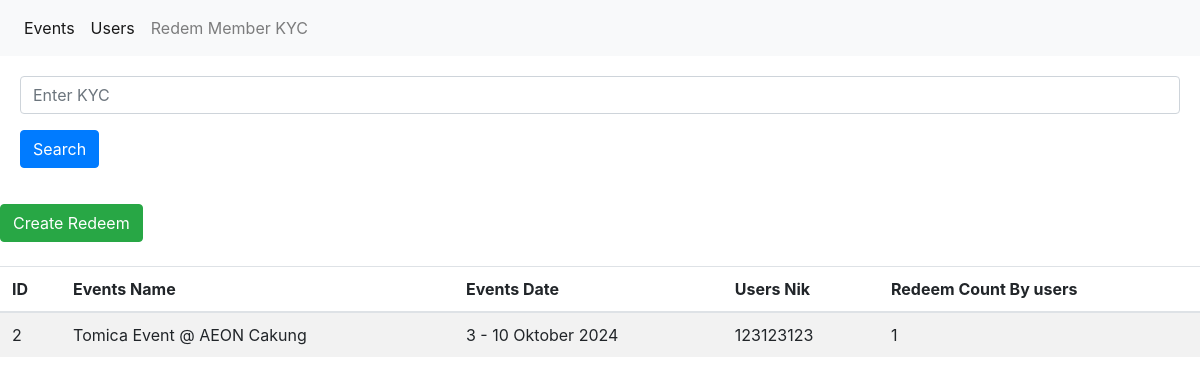
The app's page /redem-member-kyc, older data.
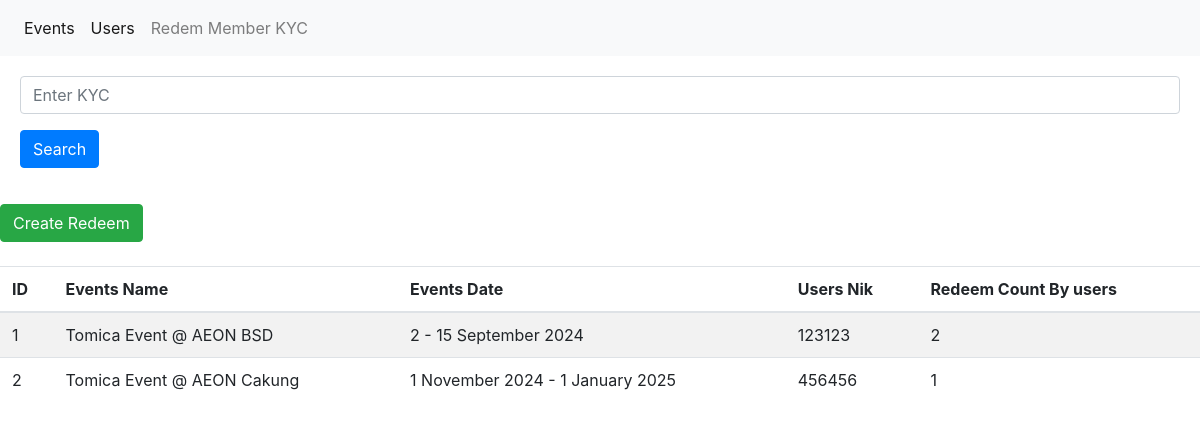
The same page, newer data.
### main.py (models this page shows)
class Events(db.Model):
    __tablename__ = "events"
    id = db.Column(db.Integer, primary_key=True)
    event_date = db.Column(db.String(50), unique=False, nullable=False)
    event_name = db.Column(db.String(100), unique=False, nullable=False)
    status_event = db.Column(db.Boolean, unique=False, nullable=True)
    max_redem = db.Column(db.Integer, unique=False, nullable=True)
    users = db.relationship('Users', secondary=events_users, backref=db.backref('event_assigned_users', lazy=True))

### main.py (the view)
@app.route('/redem-member-kyc')
def redem_member_kyc():
    sql = text('select events.id, events.event_name, events.event_date, events_users.nik_user ,count(events_users.nik_user) as "Redem Count" from events inner join events_users on(events.id=events_users.users_id) group by events_users.nik_user;')
    list_row = []
    with db.engine.connect() as connection:
        result = connection.execute(sql)
        for row in result:
            list_row.append(row)
    users = Users.query.all()
    events = Events.query.all()
    return render_template('redem-member-kyc.html', users = users, events = events, list_row = list_row)

### templates/redem-member-kyc.html (shortened to what this page needs)
{% include 'header.html' %}
    <div class="card-body">
        <form action="/add-event" method="POST">
            <p class="card-text"><input type="text" name="event_date" class="form-control" placeholder="Enter KYC" aria-label="Event Start End" aria-describedby="basic-addon1"></p>
            <button type="submit" class="btn btn-primary">Search</button>
        </form>
    </div>
<button type="button" class="btn btn-success" id="create-redeem">Create Redeem</button>
<table class="table table-striped">
    <thead>
      <tr>
        <th scope="col">ID</th>
        <th scope="col">Events Name</th>
        <th scope="col">Events Date</th>
        <th scope="col">Users Nik</th>
        <th scope="col">Redeem Count By users</th>
      </tr>
    </thead>
    <tbody>
     {% for row in list_row%}
        <tr>
            <td>{{row[0]}}</td>
            <td>{{row[1]}}</td>
            <td>{{row[2]}}</td>
            <td>{{row[3]}}</td>
            <td>{{row[4]}}</td>
        </tr>
      {% endfor %}
    </tbody>
  </table>

### templates/header.html (shortened to what this page needs)
<head>
    <link rel="stylesheet" href="/static/css/bootstrap.min.css">
    <link rel="stylesheet" href="https://code.jquery.com/ui/1.14.0/themes/base/jquery-ui.css">
    <link rel="stylesheet" href="https://cdn.jsdelivr.net/gh/xxjapp/xdialog@3/xdialog.min.css">
</head>
<nav class="navbar navbar-expand-lg navbar-light bg-light">
    <div class="collapse navbar-collapse" id="navbarNav">
      <ul class="navbar-nav">
        <li class="nav-item active">
          <a class="nav-link" href="/">Events <span class="sr-only">(current)</span></a>
        </li>
        <li class="nav-item active">
            <a class="nav-link" href="/list-users">Users<span class="sr-only">(current)</span></a>
        </li>
        <li class="nav-item">
          <a class="nav-link" href="/redem-member-kyc">Redem Member KYC</a>
        </li>
      </ul>
    </div>
  </nav>

Row changes from the older to the newer data that the page shows:
now on this page (row unchanged): Events: id "1", event_name "Tomica Event @ AEON BSD", event_date "2 - 15 September 2024", row "123123", row "2"
changed Events "Tomica Event @ AEON Cakung": event_date "3 - 10 Oktober 2024" → "1 November 2024 - 1 January 2025"; row "123123123" → "456456"
